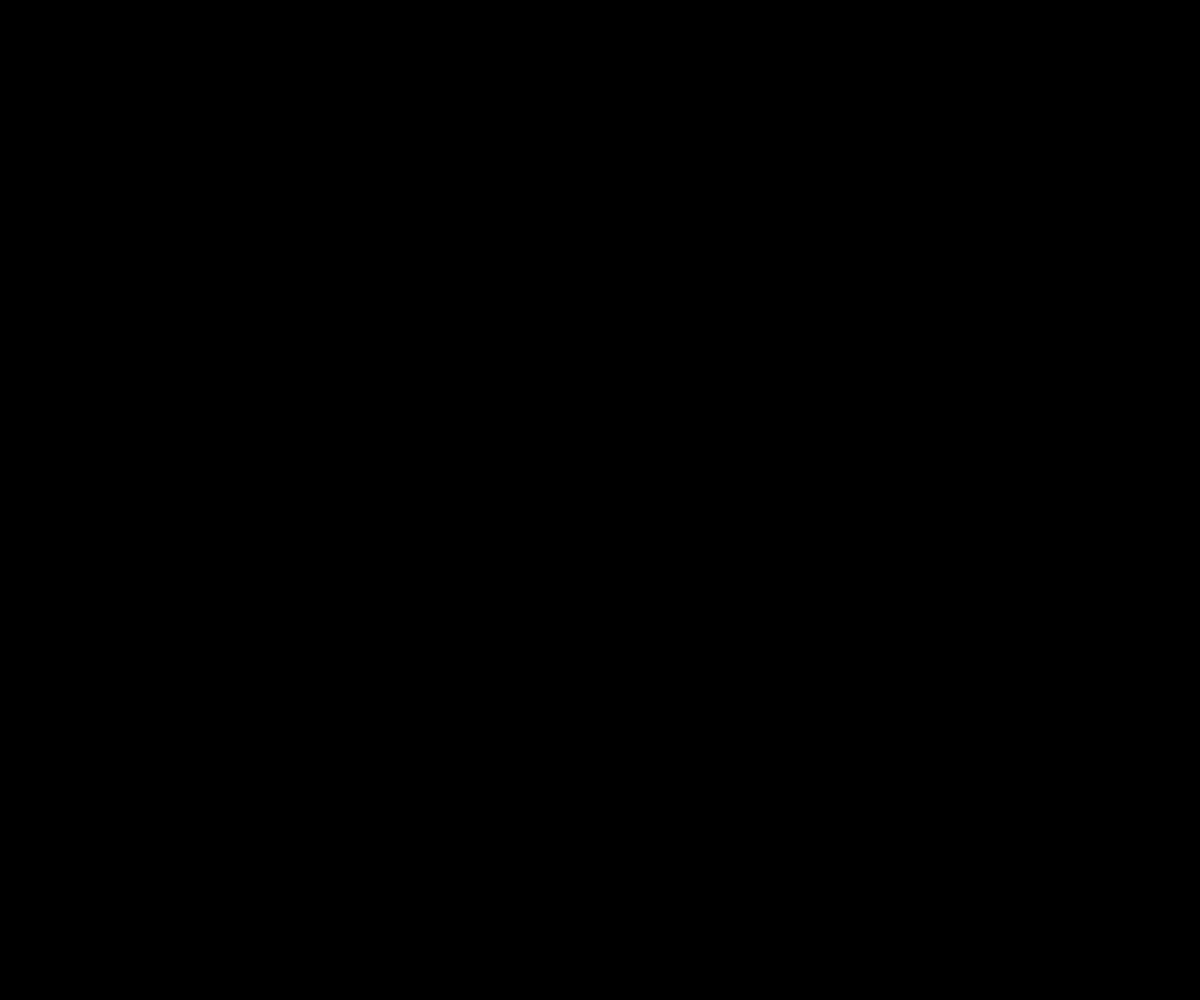
Frame 1 (no input)
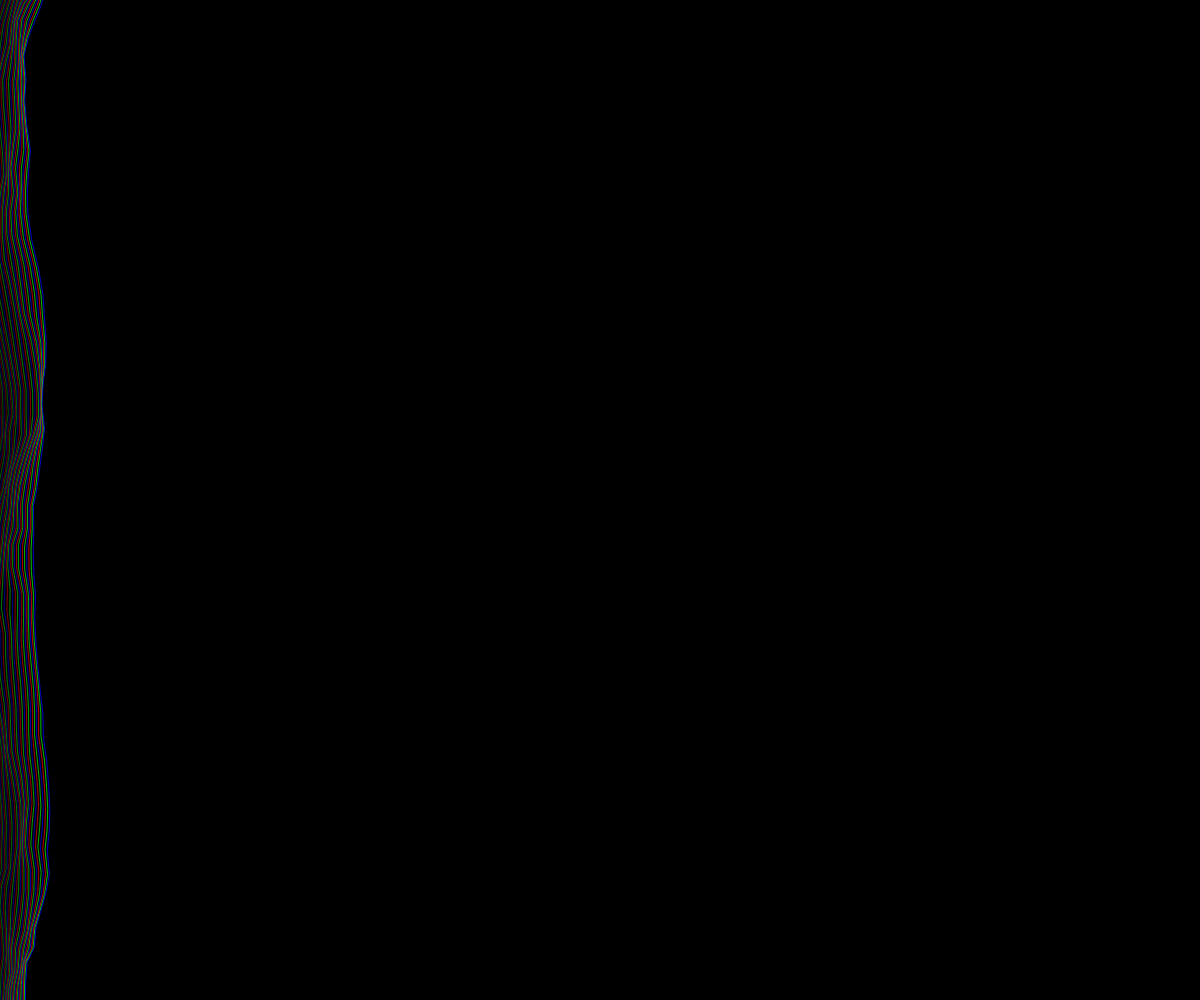
Frame 60 (no input)
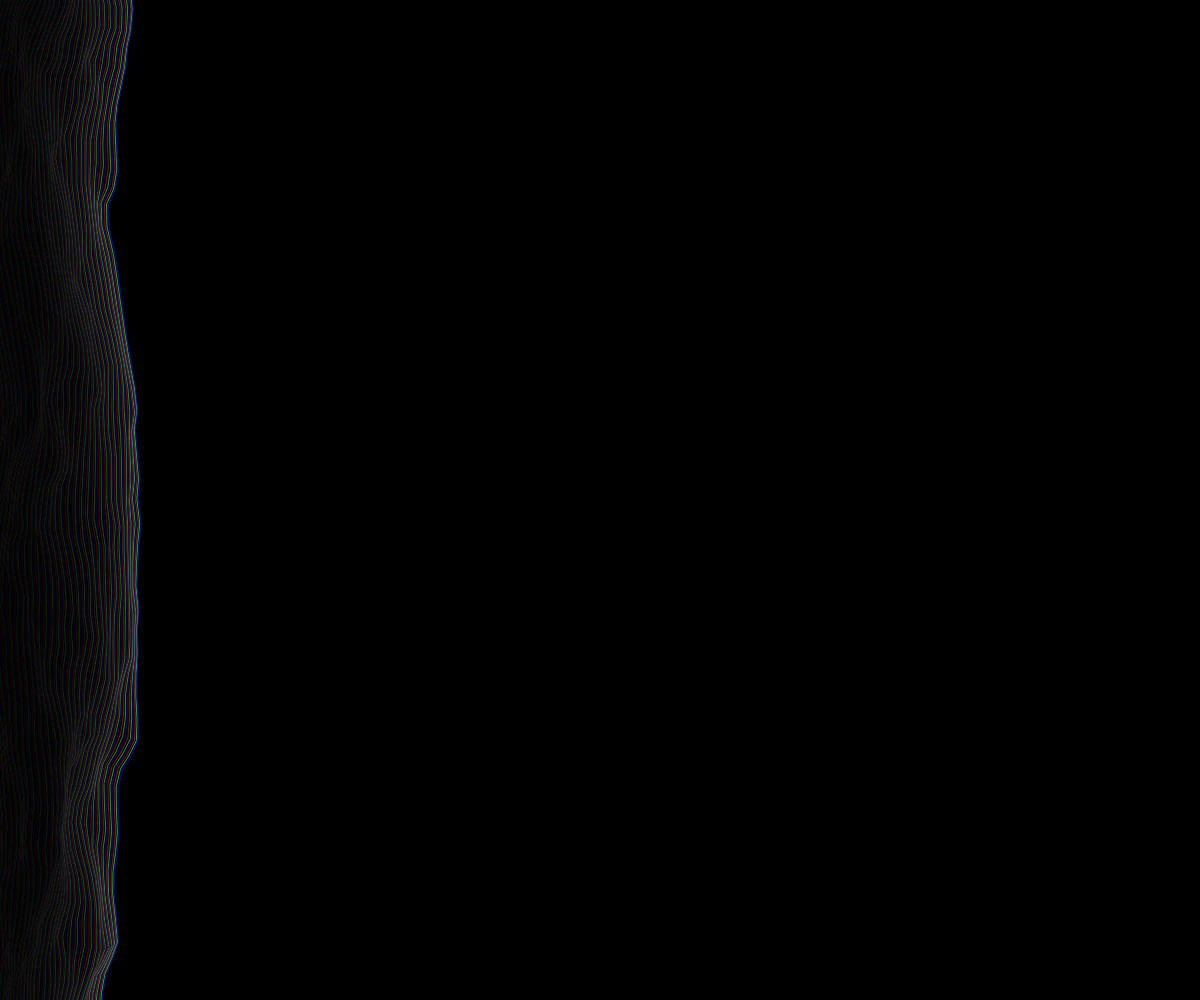
Frame 120 (the mouse pressed at the canvas centre since frame 60)

The p5.js sketch that drew these frames (run headless with seeded random() and noise() and a simulated clock; from frame 60 on, the mouse is pressed at the canvas centre):

// p5.js sketch
// ── sketch.js

const maxpoints = 50;
var t = -50;
var c = 0;
var speed = 0.01;
var transparancy = 200;
var offset = 0;
var noisescale = 0.1;
var noiseamp = 40;
function setup() {
  createCanvas(windowWidth, windowHeight);
  rectMode(CENTER);
  background(0);
  noFill();
  frameRate(100);
  strokeWeight(1);

}

function draw() {
  background(0, 8);
//  stroke(255,100);
 
 if (c % 3 == 0) stroke(255, 0, 0, transparancy);
  if (c % 3 == 1) stroke(0, 255, 0, transparancy);
  if (c % 3 == 2) stroke(0, 0, 255, transparancy);

  beginShape();
  for (var i = 0; i < maxpoints; i++) {
    var x = t % width;
    var y = map(i, 0, maxpoints - 1, -noiseamp, height + noiseamp);
    x += map(noise(i * noisescale, t * speed),0,1,-noiseamp,noiseamp);
    y += map(noise(i * noisescale, t * speed), 0, 1, -noiseamp, noiseamp);
    vertex(x, y);
  }
  endShape();
  t += 1.5;
  c++;
}

function windowResized() {
  resizeCanvas(windowWidth, windowHeight);
}
